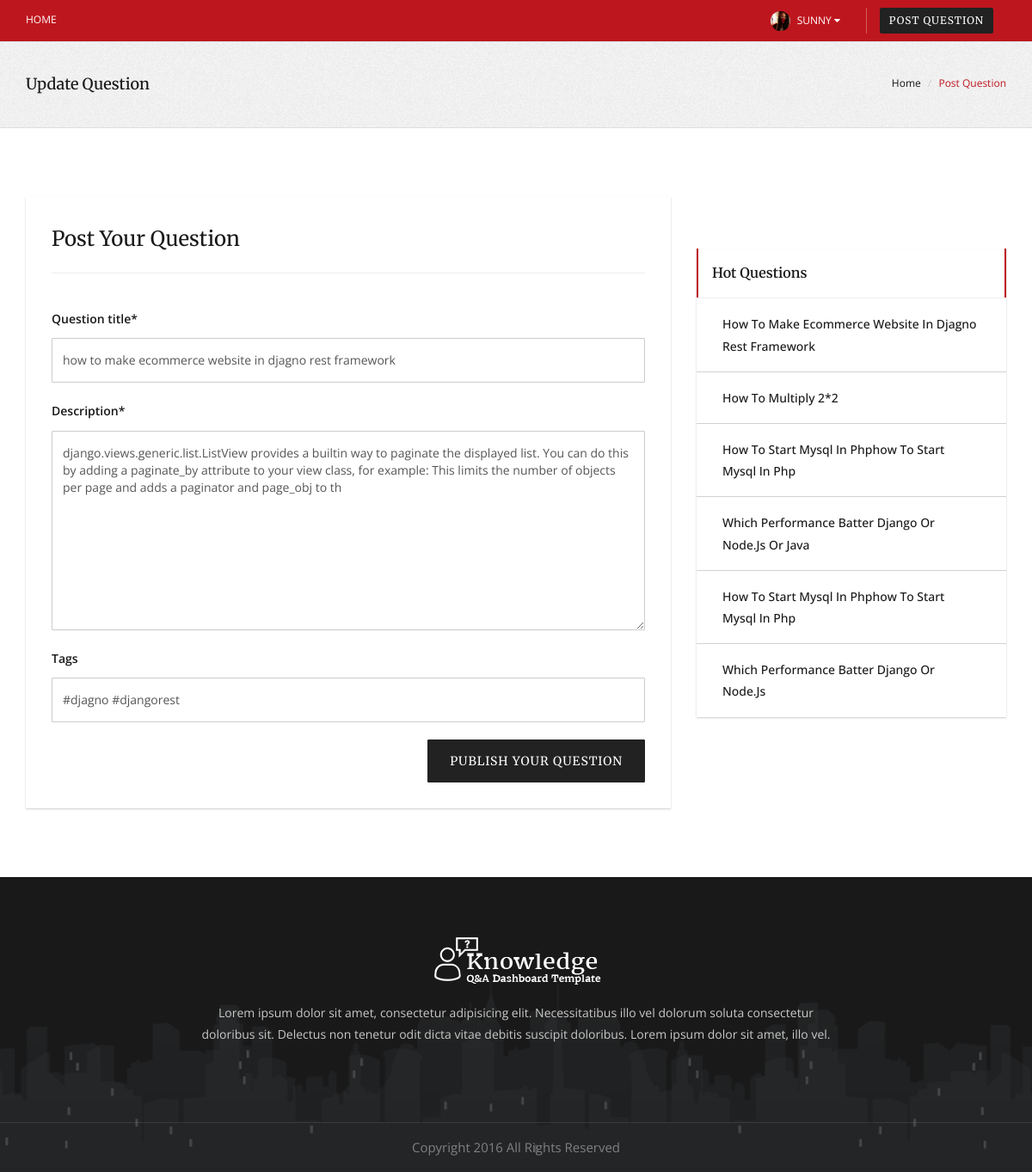
Page /question/update/7/ (signed in) on the committed database.
### users/models.py (models this page shows, shortened)
class Profile(models.Model):
    GENDER_CHOICES = (
        ('male','male'),
        ('female','female'),
        ('other','other'),
    )
    user = models.OneToOneField(User, on_delete=models.CASCADE)
    name = models.CharField(max_length=150, null=False, blank=False,default="")
    image = models.ImageField(upload_to='image/',default='default.png', null=True, blank=True)
    field = models.CharField(max_length=100,null=True,blank=True)
    phone_no = models.CharField(validators=[RegexValidator("^0?[5-9]{1}\d{9}$")], max_length=51, null=True, blank=True)
    location = models.CharField(max_length=200,null=True)
    about = models.CharField(max_length=300,null=True)
    gender = models.CharField(choices=GENDER_CHOICES, max_length=50,null=True,blank=True)

### core/models.py (models this page shows, shortened)
class Question(models.Model):
    user = models.ForeignKey(to=Profile, on_delete=models.CASCADE)
    question_title = models.CharField(max_length=255, null=False, blank=False)
    description = models.TextField(max_length=255, null=False, blank=False)
    views = models.IntegerField(default=0, null=False,blank=False)
    tags = models.CharField(max_length=255, null=True, blank=True)
    create_at = models.DateField(auto_now_add=True)

### core/views.py (the view, shortened to what this page needs)
# urls.py: path("question/update/<int:pk>/", QuestionUpdateView.as_view(), name="update"),
class QuestionUpdateView(LoginRequiredMixin,UserPassesTestMixin, UpdateView):
    model = Question
    fields = ['question_title','description','tags']
    template_name = "core/question_update.html"
    def test_func(self):
        return self.get_object().user.user == self.request.user
    def get_context_data(self, **kwargs):
        data = super(QuestionUpdateView, self).get_context_data(**kwargs)
        hot_que = Question.objects.all().order_by('-id')[:7]
        data['hot_que'] = hot_que
        return data

### core/templates/core/question_update.html (shortened to what this page needs)
{% extends 'core/base.html' %}
{% load crispy_forms_tags %}
{% block content %}
    <section class="page-title">
      <div class="container">
        <div class="row">
          <div class="col-md-6 col-sm-7 co-xs-12 text-left">
            <h1>Update Question</h1>
          </div>
          <div class="col-md-6 col-sm-5 co-xs-12 text-right">
            <div class="bread">
              <ol class="breadcrumb">
                <li><a href="#">Home</a>
                </li>
                <li class="active">Post Question</li>
              </ol>
            </div>
          </div>
        </div>
      </div>
    </section>
    <section class="section-padding-80 white" id="post-question">
      <div class="container">
        <div class="row">
          <div class="col-sm-12 col-md-8 ">
            <div class="box-panel">
              <h2>Post Your Question</h2>
              <hr>
              <form method="POST" class="margin-top-40">
                {{form | crispy}}
                <button class="btn btn-primary pull-right" type="submit">Publish Your Question</button>
              </form>
            </div>
          </div>
          <div class="col-sm-12 col-xs-12 col-md-4">
            <div class="side-bar">
              <div class="widget">
                <div class="recent-comments">
                  <h2>Hot Questions</h2>
                  <hr class="widget-separator no-margin">
                  <ul>
                    {% for que in hot_que %}
                    <li><a href="{% url 'detail' que.id %}">{{que.question_title}}</a>
                    </li>
                    {% endfor %}
                  </ul>
                </div>
              </div>
            </div>
          </div>
        </div>
      </div>
    </section>
{% endblock %}

### core/templates/core/base.html (shortened to what this page needs)
{% load static %}
<!DOCTYPE html>
<html lang="en">
<head>
    <link rel="stylesheet" href="{% static 'css/bootstrap.css' %}">
    <link rel="stylesheet" href="{% static 'css/style.css' %}">
    <link rel="stylesheet" href="{% static 'css/font-awesome.css' %}">
    <link rel="stylesheet" href="{% static 'css/et-line-fonts.css' %}">
      <link rel="stylesheet" type="text/css" href="{% static 'css/owl.carousel.css' %}">
      <link rel="stylesheet" type="text/css" href="{% static 'css/owl.style.css' %}">
    <link type="text/css" rel="stylesheet" href="{% static 'css/animate.min.css' %}">
    <link type="text/css" rel="stylesheet" href="{% static 'css/bootstrap-dropdownhover.min.css' %}">
</head>
<body>
	<div class="top-bar">
		<div class="container">
			<div class="row">
				<div class="col-lg-4 col-md-4 col-sm-6 col-xs-4">
					<ul class="top-nav nav-left">
						<li><a href="{% url 'home' %}">Home</a>
						</li>
					</ul>
				</div>
				<div class="col-lg-8 col-md-8 col-sm-6 col-xs-8">
					<ul class="top-nav nav-right">
						{% if not request.user.is_authenticated %}
						<li><a href="{% url 'login' %}"><i class="fa fa-lock" aria-hidden="true"></i>Login</a>
						</li>
						<li><a href="{% url 'register' %}"><i class="fa fa-user-plus" aria-hidden="true"></i>Register</a>
						</li>
						{% else %}
						<li class="dropdown">
							<a class="dropdown-toggle" data-hover="dropdown" data-toggle="dropdown" data-animations="fadeInUp">
								<img class="img-circle resize" alt="" src="{{request.user.profile.image.url}}">
								<span class="hidden-xs small-padding">
									<span>{{request.user.username}}</span>
								<i class="fa fa-caret-down"></i>
								</span>
							</a>
							<li>
								<div ><a href="{% url 'create' %}" class="btn btn-primary btn-sm">Post Question</a>
								</div>
							</li>
						</li>
						{% endif %}
					</ul>
				</div>
			</div>
		</div>
	</div>
	<div class="main-content-area">
		{% block content %}
		{% endblock %}
	</div>
  <footer class="footer-area">
    <div class="footer-content">
      <div class="container">
        <div class="row clearfix">
          <div class="col-md-8 col-md-offset-2">
            <div class="footer-content text-center no-padding margin-bottom-40">
              <div class="logo-footer"><img id="logo-footer" class="center-block" src="images/logo-1.png" alt="">
              </div>
              <p>Lorem ipsum dolor sit amet, consectetur adipisicing elit. Necessitatibus illo vel dolorum soluta consectetur doloribus sit. Delectus non tenetur odit dicta vitae debitis suscipit doloribus. Lorem ipsum dolor sit amet, illo vel.</p>
            </div>
          </div>
        </div>
      </div>
    </div>
    <div class="footer-copyright">
      <div class="auto-container clearfix">
        <div class=" text-center">Copyright 2016 All Rights Reserved</div>
      </div>
    </div>
  </footer>
</body>
</html>

### rows in the picture
Question: question_title "how to make ecommerce website in djagno rest framework", description "django.views.generic.list.ListView provides a builtin way to paginate the displayed list. You can do this by adding a paginate_by attribute to your view class, for example: This limits the number of objects per page and adds a paginator and page_obj to th", tags "#djagno #djangorest", question_title "How To Make Ecommerce Website In Djagno Rest Framework"
Question: question_title "How To Multiply 2*2"
Question: question_title "How To Start Mysql In Phphow To Start Mysql In Php"
Question: question_title "Which Performance Batter Django Or Node.js Or Java"
Question: question_title "How To Start Mysql In Phphow To Start Mysql In Php"
Question: question_title "Which Performance Batter Django Or Node.js"

### other values in the picture
{{ request.user.username }} "SUNNY"
